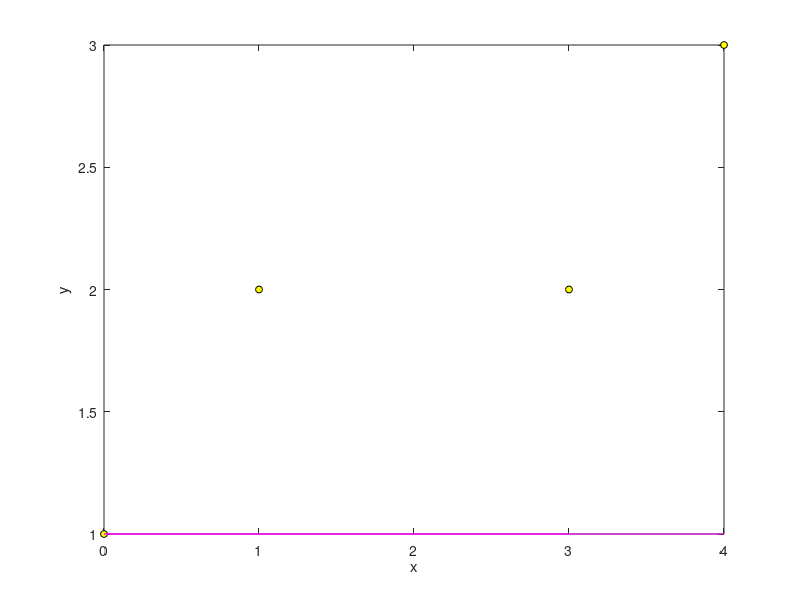
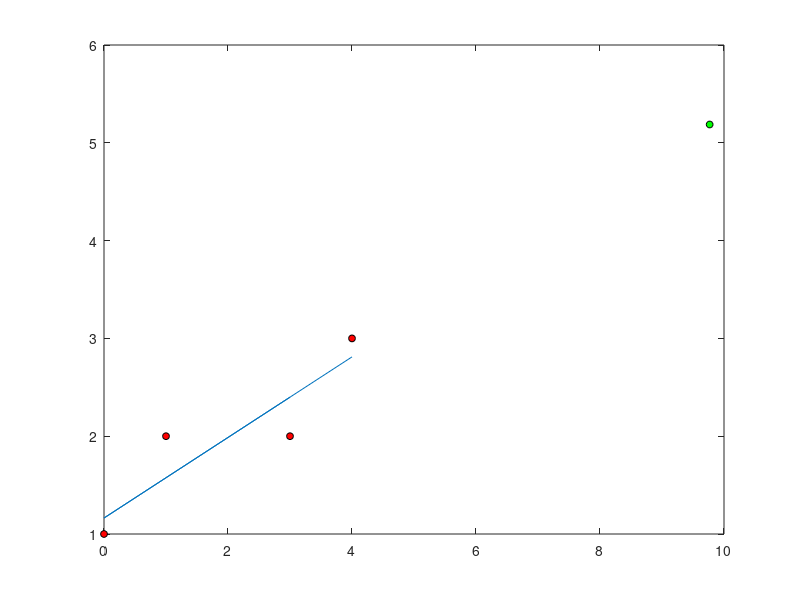
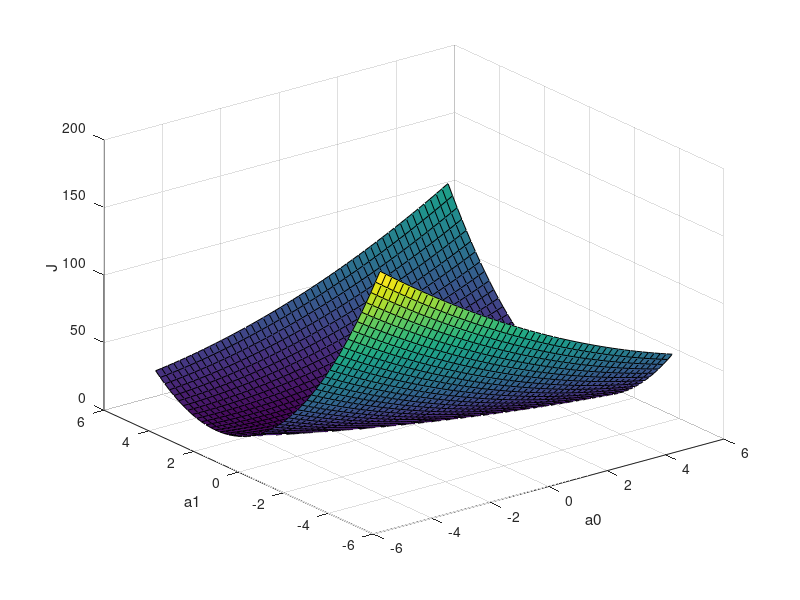

Source code (MATLAB) for these figures, in order:

clear all
close all

datosEntrenamiento=load('dataset_RegresionLineal.txt');
x=datosEntrenamiento(:,1);%x=[1 2 3];
y=datosEntrenamiento(:,2);%y=[1 2 3];
m=numel(x);

%Parametros iniciales
a0= 1;
a1= 0;
Beta=0.0026;%factor de aprendizaje
max_iter=600;
iter=1;
convergencia=[];

h=a0 + a1*x;
J=(1/(2*m))*sum((h-y).^2);
J
%Dibujar
figure(1)
plot(x,y,'k o','MarkerFaceColor','y','MarkerSize',5);
xlabel('x')
ylabel('y')
hold on
plot(x,h,'m')

%% Grafica del error
min_a=-5;
max_a=5;
eje_a0=linspace(min_a,max_a,50);
eje_a1=linspace(min_a,max_a,50);
eje_J=[];

for i=1:numel(eje_a0)
  for j=1:numel(eje_a1)
     h = eje_a0(i) + eje_a1(j)*x;
     eje_J(i,j) = (1/(2*m))*sum((h-y).^2);
  end
end
[eje_a1_,eje_a0_]=meshgrid(eje_a0,eje_a1);
figure(4)
surf(eje_a0_,eje_a1_,eje_J);
hold on
xlabel('a0')
ylabel('a1')
zlabel('J')
h = a0 + a1*x;
J = (1/(2*m))*sum((h-y).^2);
J
plot3(a0,a1,J,'ko','MarkerFaceColor','m','MarkerSize',5)


while(iter<=max_iter)
  a0 = a0 - Beta*((1/m)*sum(h-y));
  a1 = a1 - Beta*((1/m)*sum((h-y).*x));
  h = a0 + a1*x;
  J = (1/(2*m))*sum((h-y).^2);
  #figure(1)
  #plot(x,h)
  #figure(4)
  #plot3(a0,a1,J,'ko','MarkerFaceColor','m','MarkerSize',5)
  
  convergencia(iter)=J;
  #figure(2)
  #plot(iter,J,'*')
  #hold on
  iter = iter +1; 
end
figure(3)
plot(x,y,'k o','MarkerFaceColor','r','MarkerSize',5); 
hold on 
plot(x,h)

J
a0 
a1

datoPrueba=9.7687;
h=a0 + a1*datoPrueba;
h
figure(3)
plot(datoPrueba,h,'k o','MarkerFaceColor','g','MarkerSize',5);



